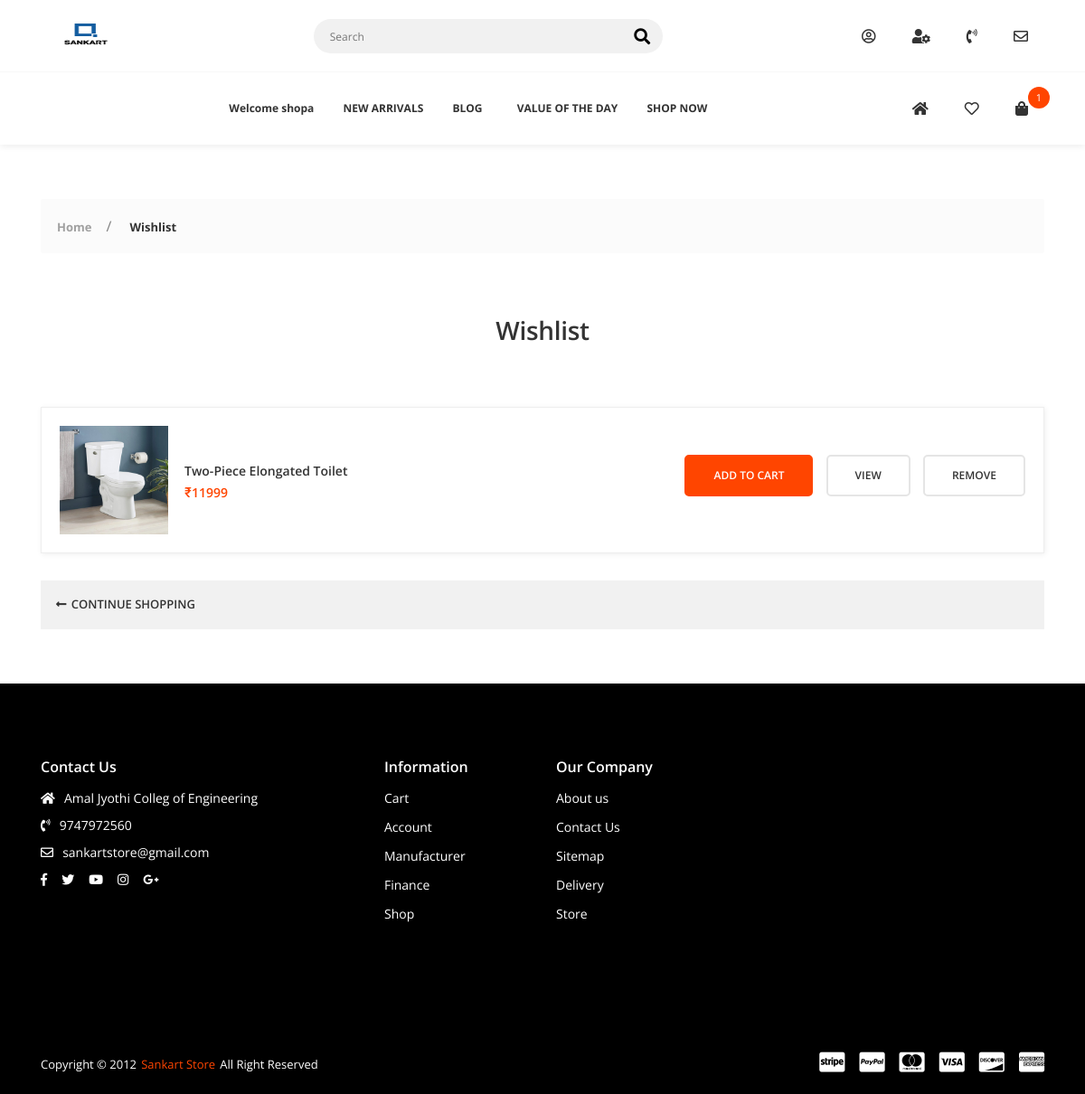
The app's page /wishlist/ (signed in), older data.
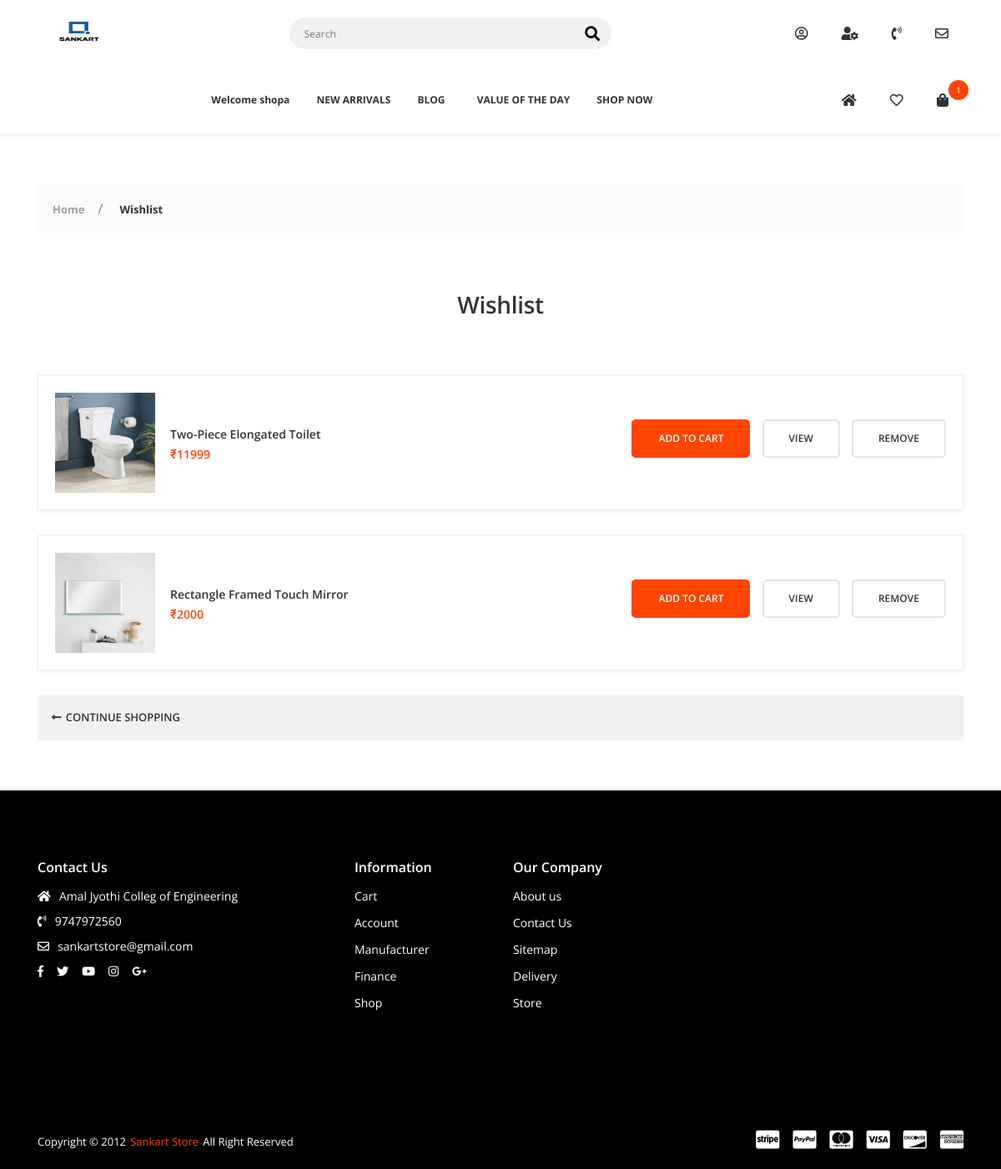
The same page, newer data.
### wishlist/models.py (models this page shows, shortened)
class WishlistItem(models.Model):
    user = models.ForeignKey(Account, on_delete=models.CASCADE, null=True)
    product = models.ForeignKey(Product, on_delete=models.CASCADE)
    variations = models.ManyToManyField(Variation, blank=True)
    wishlist = models.ForeignKey(Wishlist, on_delete=models.CASCADE, null=True)
    quantity = models.IntegerField()
    is_active = models.BooleanField(default=True)

### shop_app/models.py (models this page shows, shortened)
class Product(models.Model):
    product_name = models.CharField(max_length=200, unique=True)
    slug = models.SlugField(max_length=200, unique=True)
    description = models.TextField(max_length=500, blank=True)
    price = models.IntegerField()
    images = models.ImageField(upload_to='photos/product')
    display = models.ImageField(upload_to='photos/display',default="a3.png")
    stock = models.IntegerField()
    is_available = models.BooleanField(default=True)
    is_featured = models.BooleanField(default=False)
    category = models.ForeignKey(Category, on_delete=models.CASCADE)
    created_date = models.DateField(auto_now_add=True)
    modified_date = models.DateField(auto_now=True)
    def get_url(self):
        return reverse('product_detail', args=[self.category.slug, self.slug])

### wishlist/views.py (the view)
# urls.py: path('wishlist/', include('wishlist.urls')),
def wishlist(request, total=0, quantity=0, wishlist_item=None, wishlist_items=None):
    try:
        tax = 0
        grand_total = 0
        if request.user.is_authenticated:
            wishlist_items = WishlistItem.objects.filter(
                user=request.user, is_active=True)
        else:
            wishlist = Wishlist.objects.get(wishlist_id=_wishlist_id(request))
            wishlist_items = Wishlist.objects.filter(wishlist=wishlist, is_active=True)
        for wishlist_item in wishlist_items:
            total += (wishlist_item.product.price*wishlist_item.quantity)
            quantity += wishlist_item.quantity
        tax = (2*total)/100
        grand_total = total+tax
    except ObjectDoesNotExist:
        pass
    context = {
        'total': total,
        'quantity': quantity,
        'wishlist_items': wishlist_items,
        'tax': tax,
        'grand_total': grand_total
    }
    return render(request, 'wishlist.html', context)

### cart/context_processors.py (called while the page is built)
def counter(request):
    cart_count = 0
    if 'admin' in request.path:
        return {}
    else:
        try:
            cart = Cart.objects.filter(cart_id=_cart_id(request))
            if request.user.is_authenticated:
                cart_items = CartItem.objects.all().filter(user=request.user)
            else:
                cart_items = CartItem.objects.all().filter(cart=cart[:1])
            for cart_item in cart_items:
                cart_count += cart_item.quantity
        except Cart.DoesNotExist:
            cart_count = 0
    return dict(cart_count=cart_count)

### cart/views.py (called while the page is built)
def _cart_id(request):
    cart = request.session.session_key
    if not cart:
        cart = request.session.create()
    return cart

### shop_app/context_processors.py (called while the page is built)
def menu_links(request):
    links = Category.objects.all()
    return dict(links=links)

### wishlist/views.py (called while the page is built)
def _wishlist_id(request):
    wishlist = request.session.session_key
    if not wishlist:
        wishlist = request.session.create()
    return wishlist

### templates/wishlist.html (shortened to what the changed rows need)
{% extends 'base.html' %}
{% load static %}
{% block content %}
        <div class="app-content">
             {% if not wishlist_items %}
             <div class="u-s-p-y-60">
                <div class="section__content">
                    <div class="container">
                        <div class="row">
                            <div class="col-lg-12 col-md-12 u-s-m-b-30">
                                <div class="empty">
                                    <div class="empty__wrap">
                                        <span class="empty__big-text">EMPTY</span>
                                        <span class="empty__text-1">No items found on your wishlist.</span>
                                        <a class="empty__redirect-link btn--e-brand" href="{% url 'store' %}">CONTINUE SHOPPING</a></div>
                                </div>
                            </div>
                        </div>
                    </div>
                </div>
            </div>
            {% else %}
            <div class="u-s-p-b-60">
                <div class="section__intro u-s-m-b-60">
                    <div class="container">
                        <div class="row">
                            <div class="col-lg-12">
                                <div class="section__text-wrap">
                                    <h1 class="section__heading u-c-secondary">Wishlist</h1>
                                </div>
                            </div>
                        </div>
                    </div>
                </div>
                <div class="section__content">
                    <div class="container">
                        <div class="row">
                            <div class="col-lg-12 col-md-12 col-sm-12">
                                {% for wishlist_item in wishlist_items %}
                                <div class="w-r u-s-m-b-30">
                                    <div class="w-r__container">
                                        <div class="w-r__wrap-1">
                                            <div class="w-r__img-wrap">
                                                <img class="u-img-fluid" src="{{wishlist_item.product.images.url}}" alt=""></div>
                                            <div class="w-r__info">
                                                <span class="w-r__name">
                                                    <a href="product-detail.html">{{wishlist_item.product.product_name}}</a></span>
                                                <span class="w-r__price">₹{{wishlist_item.product.price}}
                                                </span>
                                            </div>
                                        </div>
                                        <div class="w-r__wrap-2">
                                            {% if wishlist_item.stock <= 0 %}
                                            <a class="w-r__link btn--e-brand-b-2" href="#">OUT OF STOCK</a>
                                            {% else %}
                                            <a class="w-r__link btn--e-brand-b-2" href="{% url 'add_cart' wishlist_item.product.id %}" data-modal="modal" data-modal-id="#add-to-cart">ADD TO CART</a>
                                            {% endif %}
                                            <a class="w-r__link btn--e-transparent-platinum-b-2" href="{{wishlist_item.product.get_url}}" >VIEW</a>
                                            <a class="w-r__link btn--e-transparent-platinum-b-2" href="{% url 'remove_wishlist_item' wishlist_item.product.id wishlist_item.id%}">REMOVE</a></div>
                                    </div>
                                </div>
                                {% endfor %}
                            </div>
                        </div>
                    </div>
                </div>
            </div>
            {% endif %}
        </div>
        {% endblock %}

Row changes from the older to the newer data that the page shows:
added WishlistItem: product.images (picture), product.product_name "Rectangle Framed Touch Mirror", product.price "2000"
